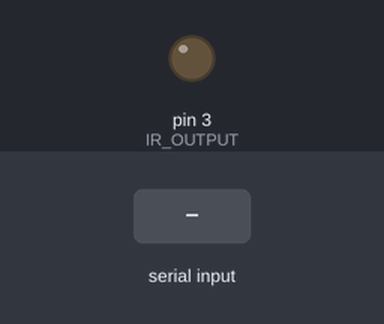
Recording of a sketch running on a simulated Arduino Uno, built with avr-gcc and run on an emulated ATmega328P. On the bench: output pins drawn as LEDs (lit = HIGH). The test bench sets the inputs (shaded band). What the sketch prints to the serial monitor is not drawn.

Above: at 1.2 s.
1.3 s: "1" received over Serial
Timing chart, 0 to 10.3 s (numbered marks = the images above; inputs shaded):
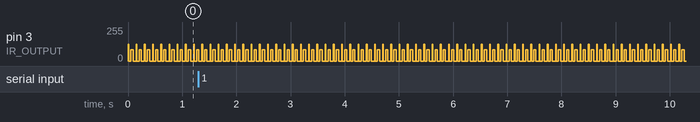

Measured:
- by itself, pin 3 (IR_OUTPUT): repeats every 0.15 s: 125/255 0.01 s, 0/255 0.04 s, 85/255 0.04 s, 0/255 0.06 s

The sketch:

robomow_rm_ir_remote_emulator.ino
```cpp
#include <stdint.h>

#define IR_OUTPUT 3

#define BIT_LEN_H     1000
#define BIT_LEN_L     500
#define DEFAULT_BODY  0xAAAAAA

static bool irState = false;
static uint32_t body = DEFAULT_BODY;

/*
 * If oscOn = true, then delivers a X kHz 50% duty cycle signal on OC2B (pin 3), otherwise 3 held low
 */
void modulateCarrier(bool oscOn)
{
  if (oscOn) {
    // switch on carrier
    TCCR2A = _BV(COM2B1) | _BV(WGM21) | _BV(WGM20); //  Mode 7 (fast PWM),  Output to pin 3 (OC2B)
  } else {
    // switch off carrier
    TCCR2A = 0;
    digitalWrite(IR_OUTPUT, LOW); // ensure pin is not left HIGH
  }
}

void toggleSignalLevel() {
  irState = !irState;
  modulateCarrier(irState);
}

void sendDataBits(uint32_t data, uint8_t bits) {
  for (uint8_t i = 0; i < bits; i++) {
    if (data & ((uint32_t)1u << i)) {
      delayMicroseconds(BIT_LEN_H);
    } else {
      delayMicroseconds(BIT_LEN_L);
    }
    toggleSignalLevel();
  }
}

uint8_t receiveSerialCommand() {
  uint8_t incomingByte = 0;
  while (Serial.available() > 0) {
    incomingByte = Serial.read();
    Serial.write(incomingByte);
  }
  return incomingByte;
}

uint32_t generateBodyFromSerialCommand(uint32_t prevBody) {

}

void setup() {
  pinMode(IR_OUTPUT, OUTPUT);

  // Controls timer2. Initial configuration with prescaler 1:8
  TCCR2B = _BV(WGM22) | _BV(CS21);
  OCR2A = ((F_CPU / 1000000L)  * 55) / 17;  // 38.4kHz
  OCR2B = OCR2A / 2;  // 50% duty cycle

  Serial.begin(115200);
}

void loop() {
  uint8_t incomingByte = receiveSerialCommand();

  if (incomingByte == '1') {
    body ^= 0xF00000; // safety
  } else if (incomingByte == '2') {
    body ^= 0x0F0000; // mow
  } else if (incomingByte == '3') {
    body ^= 0x00F000; // left
  } else if (incomingByte == '4') {
    body ^= 0x000F00; // backward
  } else if (incomingByte == '5') {
    body ^= 0x0000F0; // right
  } else if (incomingByte == '6') {
    body ^= 0x00000F; // forward
  } else if (incomingByte == '0') {
    body = DEFAULT_BODY; // reset to default
  }

  // preamble
  toggleSignalLevel();
  delay(12);
  toggleSignalLevel();
  // header
  uint32_t header = 0x5A5;
  sendDataBits(header, 12);
  // body
  sendDataBits(body, 23);
  // close
  delay(13);
  toggleSignalLevel();

  delay(100);
}
```
